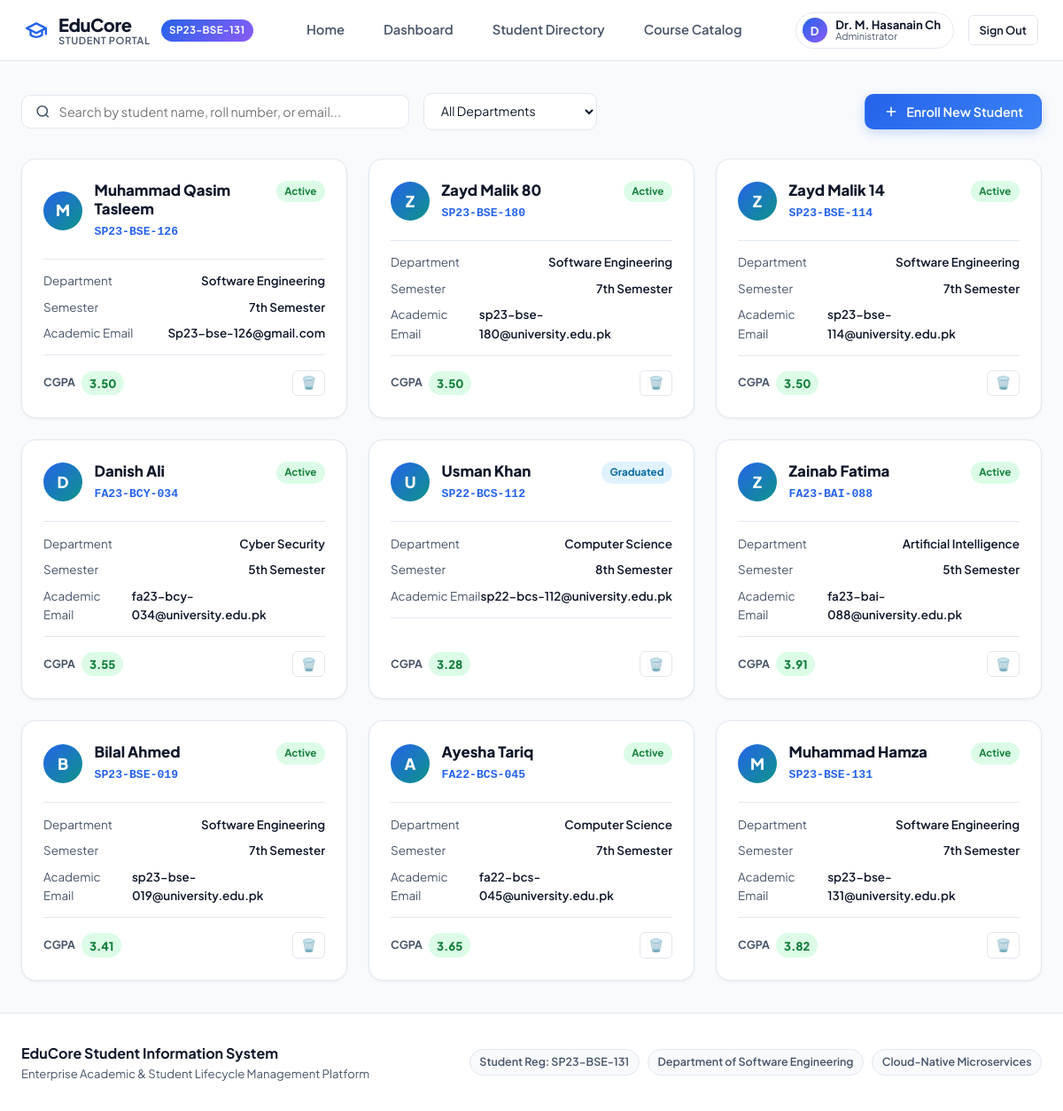
Page /students/ (signed in) on the committed database.
### app/models.py (models this page shows, shortened)
class User(UserMixin, db.Model):
    __tablename__ = 'users'
    id = db.Column(db.Integer, primary_key=True)
    username = db.Column(db.String(64), unique=True, nullable=False, index=True)
    email = db.Column(db.String(120), unique=True, nullable=False, index=True)
    full_name = db.Column(db.String(100), nullable=False)
    role = db.Column(db.String(20), default='Student')  # Student, Faculty, Administrator
    reg_number = db.Column(db.String(50), default='SP23-BSE-131')
    password_hash = db.Column(db.String(256), nullable=False)
    created_at = db.Column(db.DateTime, default=datetime.utcnow)

class Student(db.Model):
    __tablename__ = 'students'
    id = db.Column(db.Integer, primary_key=True)
    reg_number = db.Column(db.String(50), unique=True, nullable=False, index=True)
    full_name = db.Column(db.String(100), nullable=False)
    email = db.Column(db.String(120), unique=True, nullable=False)
    department = db.Column(db.String(80), nullable=False)  # Software Engineering, Computer Science, etc.
    semester = db.Column(db.String(20), default='7th', nullable=False)
    cgpa = db.Column(db.Float, default=3.5, nullable=False)
    status = db.Column(db.String(20), default='Active', nullable=False)  # Active, Graduated, On Leave
    created_at = db.Column(db.DateTime, default=datetime.utcnow)
    enrollments = db.relationship('Enrollment', backref='student', lazy=True, cascade='all, delete-orphan')

### app/routes/student_routes.py (the view, shortened to what this page needs)
@student_bp.route('/', methods=['GET'], strict_slashes=False)
@login_required
def index():
    query = request.args.get('q', '').strip()
    department = request.args.get('department', '').strip()
    status = request.args.get('status', '').strip()
    students_query = Student.query
    if department:
        students_query = students_query.filter_by(department=department)
    if status:
        students_query = students_query.filter_by(status=status)
    students = students_query.order_by(Student.id.desc()).all()
    departments = [d[0] for d in db.session.query(Student.department).distinct().all()]
    return render_template(
        'students/index.html',
        students=students,
        departments=departments,
        selected_dept=department,
        selected_status=status,
        search_query=query
    )

### app/__init__.py (called while the page is built)
@login_manager.user_loader
def load_user(user_id):
    return User.query.get(int(user_id))

### app/templates/students/index.html (shortened to what this page needs)
{% extends "base.html" %}
{% block extra_css %}
  <link rel="stylesheet" href="{{ url_for('static', filename='css/students.css') }}">
{% endblock %}
{% block content %}
<div class="directory-toolbar">
  <div class="search-and-filters">
    <div class="search-box">
      <svg width="18" height="18" viewBox="0 0 24 24" fill="none" stroke="currentColor" stroke-width="2.2"><circle cx="11" cy="11" r="8"></circle><line x1="21" y1="21" x2="16.65" y2="16.65"></line></svg>
      <input
        type="text"
        id="studentSearchInput"
        class="search-input"
        placeholder="Search by student name, roll number, or email..."
      >
    </div>
    <div class="filter-group">
      <select id="deptFilterSelect" class="filter-select">
        <option value="">All Departments</option>
      </select>
    </div>
  </div>
  <button class="btn btn-primary" id="openAddStudentModalBtn">
    <svg width="18" height="18" viewBox="0 0 24 24" fill="none" stroke="currentColor" stroke-width="2"><line x1="12" y1="5" x2="12" y2="19"></line><line x1="5" y1="12" x2="19" y2="12"></line></svg>
    Enroll New Student
  </button>
</div>
<div class="students-grid" id="studentsGrid">
  {% for student in students %}
    <div class="student-card" data-department="{{ student.department }}">
      <div class="student-card-header">
        <div class="student-identity">
          <div class="student-avatar-lg">{{ student.full_name[:1].upper() }}</div>
          <div>
            <h3 class="student-full-name">{{ student.full_name }}</h3>
            <span class="student-reg-num">{{ student.reg_number }}</span>
          </div>
        </div>
        <span class="status-badge {{ student.status|lower }}">{{ student.status }}</span>
      </div>
      <div class="student-card-body">
        <div class="info-row">
          <span class="info-label">Department</span>
          <span class="info-val dept-val">{{ student.department }}</span>
        </div>
        <div class="info-row">
          <span class="info-label">Semester</span>
          <span class="info-val">{{ student.semester }} Semester</span>
        </div>
        <div class="info-row">
          <span class="info-label">Academic Email</span>
          <span class="info-val email-val">{{ student.email }}</span>
        </div>
      </div>
      <div class="student-card-footer">
        <div class="cgpa-display">
          <span class="cgpa-label">CGPA</span>
          <span class="cgpa-badge high">{{ "%.2f"|format(student.cgpa) }}</span>
        </div>
        <form action="{{ url_for('students.delete_student', student_id=student.id) }}" method="POST" class="delete-form">
          <button type="submit" class="btn-icon-delete" onclick="return confirm('Remove student record for {{ student.full_name }} ({{ student.reg_number }})?');" title="Remove Record">
            🗑️
          </button>
        </form>
      </div>
    </div>
  {% else %}
    <div class="no-records-card">
      <p>No student records enrolled yet. Click "Enroll New Student" to add the first record!</p>
    </div>
  {% endfor %}
</div>
{% endblock %}

### app/templates/base.html (shortened to what this page needs)
<!DOCTYPE html>
<html lang="en">
<head>
  <link rel="stylesheet" href="{{ url_for('static', filename='css/base.css') }}">
  {% block extra_css %}{% endblock %}
</head>
<body>
  <nav class="navbar">
    <div class="nav-container">
      <a href="{{ url_for('main.home') }}" class="brand-logo" id="brand-logo">
        <svg class="brand-icon" width="26" height="26" viewBox="0 0 24 24" fill="none" stroke="currentColor" stroke-width="2.2" stroke-linecap="round" stroke-linejoin="round">
          <path d="M22 10v6M2 10l10-5 10 5-10 5z"></path>
          <path d="M6 12v5c3 3 9 3 12 0v-5"></path>
        </svg>
        <div class="brand-text">
          <span class="brand-title">EduCore</span>
          <span class="brand-sub">Student Portal</span>
        </div>
        <span class="brand-badge">SP23-BSE-131</span>
      </a>
      <div class="nav-links">
        <a href="{{ url_for('main.home') }}" class="nav-link">Home</a>
        {% if current_user.is_authenticated %}
          <a href="{{ url_for('main.dashboard') }}" class="nav-link" id="nav-dashboard">Dashboard</a>
          <a href="{{ url_for('students.index') }}" class="nav-link" id="nav-students">Student Directory</a>
          <a href="{{ url_for('courses.index') }}" class="nav-link" id="nav-courses">Course Catalog</a>
        {% endif %}
      </div>
      <div class="nav-user">
        {% if current_user.is_authenticated %}
          <div class="user-tag">
            <span class="user-avatar-circle">{{ current_user.full_name[:1].upper() }}</span>
            <div class="user-info-text">
              <span class="user-name" id="nav-username">{{ current_user.full_name }}</span>
              <span class="user-role">{{ current_user.role }}</span>
            </div>
          </div>
          <a href="{{ url_for('auth.logout') }}" class="btn btn-outline btn-sm" id="btn-logout">Sign Out</a>
        {% else %}
          <a href="{{ url_for('auth.login') }}" class="btn btn-outline btn-sm" id="nav-login">Sign In</a>
          <a href="{{ url_for('auth.register') }}" class="btn btn-primary btn-sm" id="nav-register">Enroll / Register</a>
        {% endif %}
      </div>
    </div>
  </nav>
  <main class="main-wrapper">
    {% block content %}{% endblock %}
  </main>
  <footer class="footer">
    <div class="footer-container">
      <div class="footer-brand">
        <strong>EduCore Student Information System</strong>
        <p>Enterprise Academic & Student Lifecycle Management Platform</p>
      </div>
      <div class="footer-meta">
        <span class="footer-pill">Student Reg: SP23-BSE-131</span>
        <span class="footer-pill">Department of Software Engineering</span>
        <span class="footer-pill">Cloud-Native Microservices</span>
      </div>
    </div>
  </footer>
</body>
</html>

### app/static/css/students.css (style rules this page uses)
.directory-toolbar { display: flex; align-items: center; justify-content: space-between; gap: 1.25rem; margin-bottom: 2rem; flex-wrap: wrap; }
.search-and-filters { display: flex; align-items: center; gap: 1rem; flex: 1; max-width: 650px; flex-wrap: wrap; }
.search-box { display: flex; align-items: center; gap: 0.6rem; background: var(--bg-card); border: 1px solid var(--border-color); border-radius: var(--radius-md); padding: 0.55rem 0.95rem; flex: 1; min-width: 280px; color: var(--text-muted); }
.search-input { border: none; background: transparent; width: 100%; font-size: 0.9rem; outline: none; font-family: inherit; color: var(--text-main); }
.filter-select { padding: 0.6rem 0.95rem; font-size: 0.88rem; font-family: inherit; border-radius: var(--radius-md); border: 1px solid var(--border-color); background: var(--bg-card); color: var(--text-main); outline: none; cursor: pointer; }
.students-grid { display: grid; grid-template-columns: repeat(auto-fill, minmax(320px, 1fr)); gap: 1.5rem; }
.student-card { background: var(--bg-card); border: 1px solid var(--border-color); border-radius: var(--radius-lg); padding: 1.5rem; display: flex; flex-direction: column; transition: var(--transition); box-shadow: var(--shadow-sm); }
.student-card-header { display: flex; align-items: flex-start; justify-content: space-between; margin-bottom: 1.25rem; }
.student-identity { display: flex; align-items: center; gap: 0.85rem; }
.student-avatar-lg { width: 44px; height: 44px; border-radius: 50%; background: linear-gradient(135deg, var(--primary), var(--secondary)); color: white; display: flex; align-items: center; justify-content: center; font-size: 1.1rem; font-weight: 800; flex-shrink: 0; }
.student-full-name { font-size: 1.05rem; font-weight: 800; line-height: 1.25; }
.student-reg-num { font-size: 0.82rem; font-weight: 700; color: var(--primary); font-family: monospace; }
.status-badge { font-size: 0.72rem; font-weight: 700; padding: 0.2rem 0.6rem; border-radius: var(--radius-full); }
.status-badge.active { background: #dcfce7; color: #15803d; }
.status-badge.graduated { background: #e0f2fe; color: #0369a1; }
.student-card-body { display: flex; flex-direction: column; gap: 0.5rem; padding: 0.85rem 0; border-top: 1px solid var(--border-color); border-bottom: 1px solid var(--border-color); margin-bottom: 1rem; }
.info-row { display: flex; justify-content: space-between; font-size: 0.84rem; }
.info-label { color: var(--text-muted); }
.info-val { font-weight: 600; color: var(--text-main); }
.student-card-footer { display: flex; align-items: center; justify-content: space-between; margin-top: auto; }
.cgpa-display { display: flex; align-items: center; gap: 0.45rem; }
.cgpa-label { font-size: 0.78rem; font-weight: 700; color: var(--text-muted); }
.cgpa-badge { font-size: 0.82rem; font-weight: 800; padding: 0.2rem 0.55rem; border-radius: var(--radius-full); background: #dcfce7; color: #15803d; }
.btn-icon-delete { background: none; border: 1px solid var(--border-color); border-radius: var(--radius-sm); padding: 0.35rem 0.55rem; cursor: pointer; font-size: 0.85rem; transition: var(--transition); }

### rows in the picture
User: full_name "D", full_name "Dr. M. Hasanain Ch", role "Administrator"
Student: full_name "M", full_name "Muhammad Qasim Tasleem", reg_number "SP23-BSE-126", status "Active", department "Software Engineering", semester "7th", email "Sp23-bse-126@gmail.com", cgpa "3.50"
Student: full_name "Z", full_name "Zayd Malik 80", reg_number "SP23-BSE-180", status "Active", department "Software Engineering", semester "7th", email "sp23-bse-180@university.edu.pk", cgpa "3.50"
Student: full_name "Z", full_name "Zayd Malik 14", reg_number "SP23-BSE-114", status "Active", department "Software Engineering", semester "7th", email "sp23-bse-114@university.edu.pk", cgpa "3.50"
Student: full_name "D", full_name "Danish Ali", reg_number "FA23-BCY-034", status "Active", department "Cyber Security", semester "5th", email "fa23-bcy-034@university.edu.pk", cgpa "3.55"
Student: full_name "U", full_name "Usman Khan", reg_number "SP22-BCS-112", status "Graduated", department "Computer Science", semester "8th", email "sp22-bcs-112@university.edu.pk", cgpa "3.28"
Student: full_name "Z", full_name "Zainab Fatima", reg_number "FA23-BAI-088", status "Active", department "Artificial Intelligence", semester "5th", email "fa23-bai-088@university.edu.pk", cgpa "3.91"
Student: full_name "B", full_name "Bilal Ahmed", reg_number "SP23-BSE-019", status "Active", department "Software Engineering", semester "7th", email "sp23-bse-019@university.edu.pk", cgpa "3.41"
Student: full_name "A", full_name "Ayesha Tariq", reg_number "FA22-BCS-045", status "Active", department "Computer Science", semester "7th", email "fa22-bcs-045@university.edu.pk", cgpa "3.65"
Student: full_name "M", full_name "Muhammad Hamza", reg_number "SP23-BSE-131", status "Active", department "Software Engineering", semester "7th", email "sp23-bse-131@university.edu.pk", cgpa "3.82"
